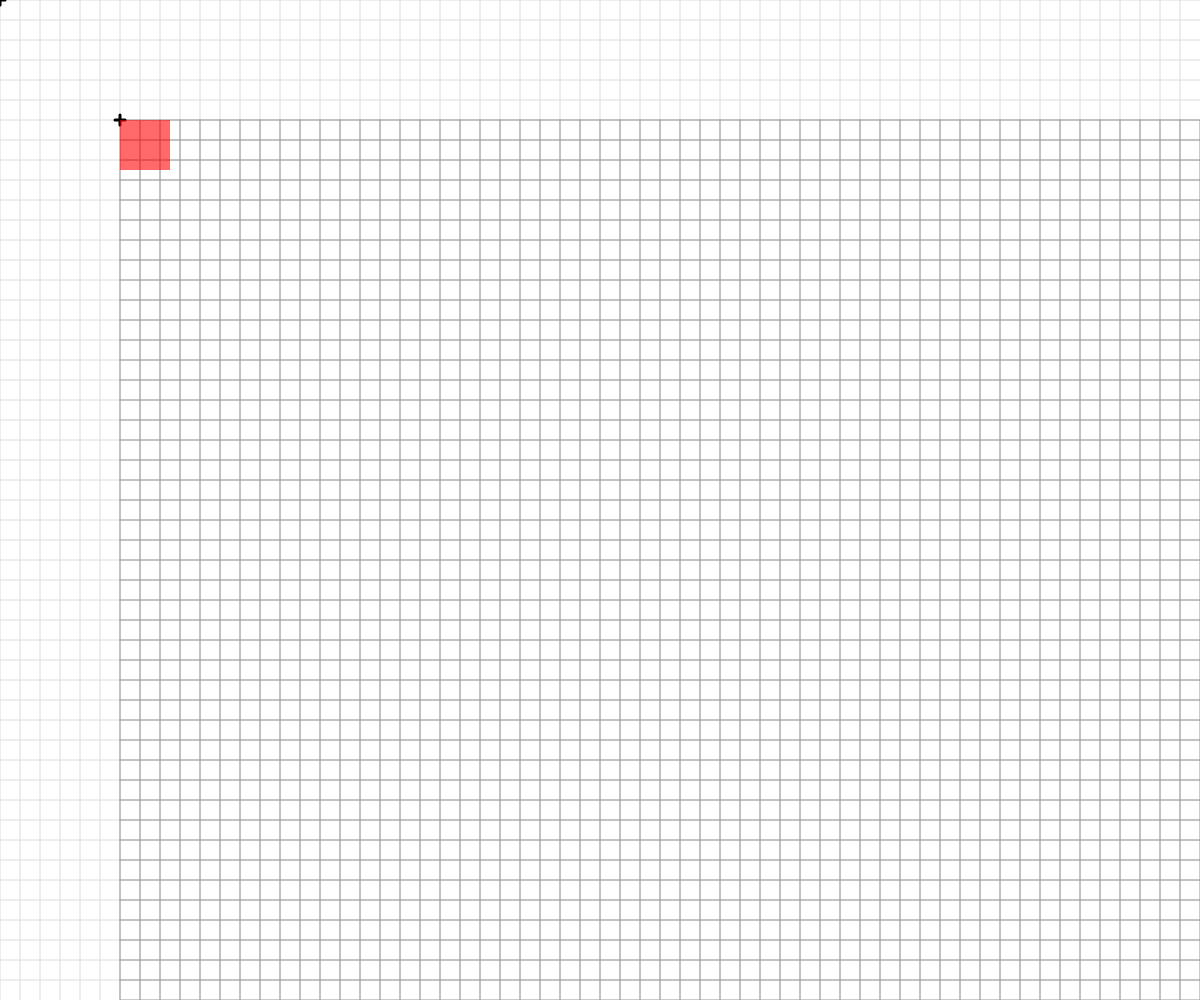
Frame 1 (no input)
Frame 60 (no input): identical to frame 1, image omitted
Frame 120 (the mouse pressed at the canvas centre since frame 60): identical to frame 1, image omitted

The p5.js sketch that drew this single still picture (run headless with seeded random() and noise() and a simulated clock; from frame 60 on, the mouse is pressed at the canvas centre):

// p5.js sketch
// ── sketch.js
// Basic Transformations Sandbox


let originalSpacing = 20;


function setup() {
  createCanvas(windowWidth, windowHeight);
}

function draw() {
  background(255);
  drawBasicGrid(220);


  //transformation one: TRANSLATION
 

  //add push()  pop()

  push();
  translate(120, 120);
  drawBasicGrid(150);
  rectangleRed(0, 0);

  pop();




  //transformation two: SCALE




  //transformation three: ROTATION
  //reminder: rotations are measured in radians, not degrees! Functions can help with the conversion...
 


  //Combinations of Transformations

  

}


function face(x, y) {
  //draw a face at x,y
  push();
  translate(x,y);
  ellipseMode(CENTER);
  fill(200,200,0);
  stroke(0);
  ellipse(0,0,80,80);
  fill(90, 140, 30, 220);
  triangle(-20, 20, 20, 20, 0, 30);
  fill(0);
  ellipse(-25,0,10,10);
  ellipse(25,0,10,10);
  strokeWeight(5);
  line(-30,-10,30,-10);
  strokeWeight(1);
  pop();

}

function rectangleRed(x, y) {
  //draw a red rectangle at x,y (sized 50 pixels square) - to visualize what happens to the coordinate system
  //when different basic transformations are applied.
  noStroke();
  fill(255, 0, 0, 150);
  rect(x, y, 50, 50);

}

function rectangleBlue(x, y) {
  //draw a red rectangle at x,y (sized 50 pixels square) - to visualize what happens to the coordinate system
  //when different basic transformations are applied.
  noStroke();
  fill(0, 0, 255, 150);
  rect(x, y, 50, 50);

}

function drawBasicGrid(shade) {
  //draw the normal cartesian Coordinate Grid, in a light color. Spaced at 20 px by default
  stroke(shade);
  for (let x = 0; x < width; x += 20) {
    line(x, 0, x, height);
  }
  for (let y = 0; y < height; y += 20) {
    line(0, y, width, y);
  }

  //Draw "X" at the origin
  strokeWeight(3);
  stroke(0);
  line(-5,0,5,0);
  line(0,5,0,-5);
  strokeWeight(1);
}
